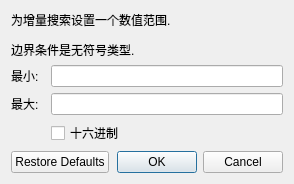
<?xml version="1.0" encoding="UTF-8"?>
<ui version="4.0">
 <class>RangeDialog</class>
 <widget class="QDialog" name="RangeDialog">
  <property name="geometry">
   <rect>
    <x>0</x>
    <y>0</y>
    <width>294</width>
    <height>161</height>
   </rect>
  </property>
  <property name="windowTitle">
   <string>搜索距离</string>
  </property>
  <property name="windowIcon">
   <iconset resource="../icons.qrc">
    <normaloff>:/icons/map.png</normaloff>:/icons/map.png</iconset>
  </property>
  <layout class="QGridLayout" name="gridLayout">
   <item row="4" column="2">
    <widget class="QCheckBox" name="checkHex">
     <property name="text">
      <string>十六进制</string>
     </property>
    </widget>
   </item>
   <item row="3" column="0">
    <widget class="QLabel" name="label_3">
     <property name="text">
      <string>最大:</string>
     </property>
    </widget>
   </item>
   <item row="7" column="0" colspan="3">
    <widget class="QDialogButtonBox" name="buttonBox">
     <property name="orientation">
      <enum>Qt::Horizontal</enum>
     </property>
     <property name="standardButtons">
      <set>QDialogButtonBox::Cancel|QDialogButtonBox::Ok|QDialogButtonBox::RestoreDefaults</set>
     </property>
    </widget>
   </item>
   <item row="0" column="0" colspan="3">
    <widget class="QLabel" name="label">
     <property name="text">
      <string>&lt;html&gt;&lt;head/&gt;&lt;body&gt;&lt;p&gt;为增量搜索设置一个数值范围. &lt;/p&gt;&lt;p&gt;边界条件是无符号类型.&lt;/p&gt;&lt;/body&gt;&lt;/html&gt;</string>
     </property>
    </widget>
   </item>
   <item row="2" column="0">
    <widget class="QLabel" name="label_2">
     <property name="text">
      <string>最小:</string>
     </property>
    </widget>
   </item>
   <item row="3" column="2">
    <widget class="QLineEdit" name="lineMax"/>
   </item>
   <item row="2" column="2">
    <widget class="QLineEdit" name="lineMin"/>
   </item>
  </layout>
 </widget>
 <resources>
  <include location="../icons.qrc"/>
 </resources>
 <connections>
  <connection>
   <sender>buttonBox</sender>
   <signal>accepted()</signal>
   <receiver>RangeDialog</receiver>
   <slot>accept()</slot>
   <hints>
    <hint type="sourcelabel">
     <x>248</x>
     <y>254</y>
    </hint>
    <hint type="destinationlabel">
     <x>157</x>
     <y>274</y>
    </hint>
   </hints>
  </connection>
  <connection>
   <sender>buttonBox</sender>
   <signal>rejected()</signal>
   <receiver>RangeDialog</receiver>
   <slot>reject()</slot>
   <hints>
    <hint type="sourcelabel">
     <x>316</x>
     <y>260</y>
    </hint>
    <hint type="destinationlabel">
     <x>286</x>
     <y>274</y>
    </hint>
   </hints>
  </connection>
 </connections>
</ui>
